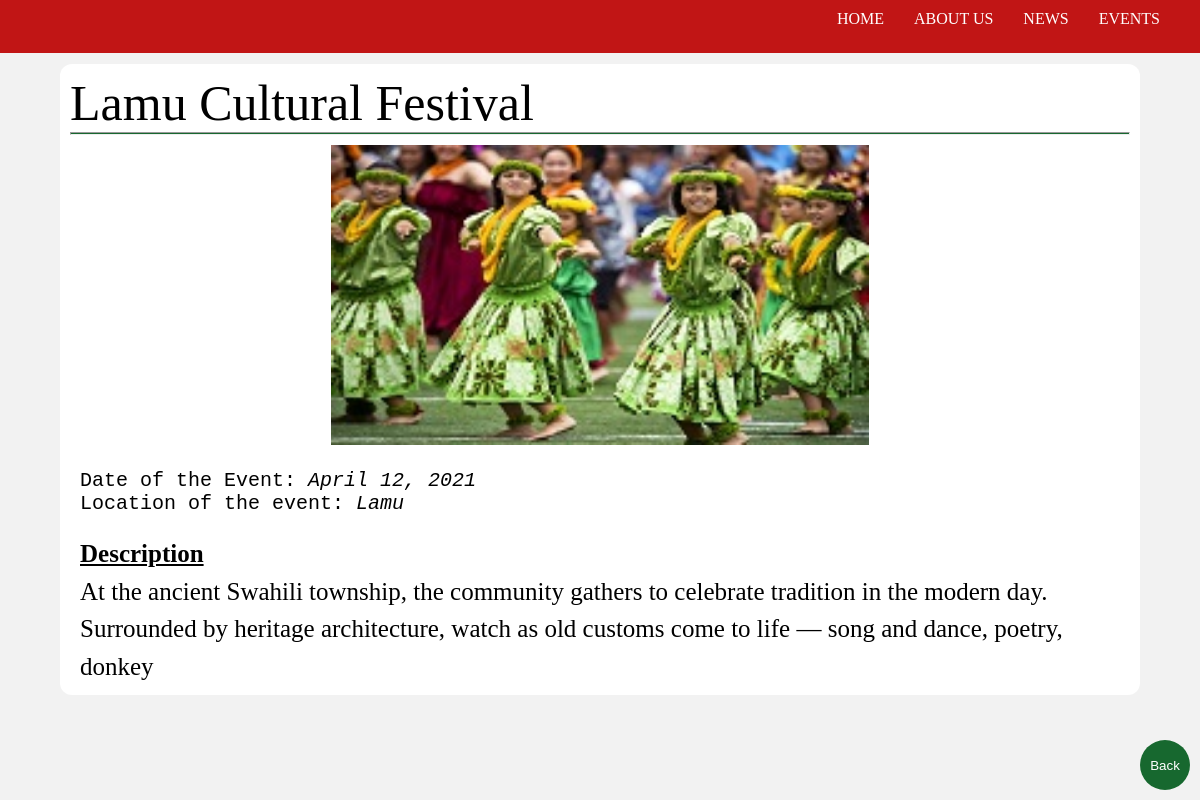
/event_view/6, run on the app's committed database.
### sigoro_web_app/models.py (models this page shows, shortened)
class events_model(models.Model):
    date=models.DateField(auto_created=True,auto_now=True)
    location=models.CharField(max_length=20)
    headline=models.CharField(max_length=50)
    image=models.ImageField(upload_to='events_images')
    description=models.TextField(default='',null=True,)

### sigoro_web_app/views.py (the view)
# urls.py: path('event_view/<int:id>',views.event_view,name='event_view'),
def event_view(request, id):
    event = events_model.objects.get(id=id)
    context = {
        'event': event,
    }
    return render(request, 'event_view.html', context)

### templates/event_view.html
{% extends 'base.html' %}
{% block content %}
{% load static %}
<br>
<br>
<br>
<div class="event_view">
    <div class="event_view_content">
        <div class="event_view_headline">{{event.headline}}</div>
        <hr class="event_view_hr">
        <img class="event_view_img" src="{{event.image.url}}">
        <div class="event_view_loc-date">
            <p>Date of the Event: <i>{{event.date}}</i></p>
            <p>Location of the event: <i>{{event.location}}</i></p>
        </div>
        <div class="event_view_descrition">
            <h4><u>Description</u></h4>
            <p >{{event.description}}</p>
        </div>
        </div>
    <a href="{% url 'events' %}"><button class="float_back_button">Back</button></a>
</div>
{% endblock %}

### sigoro_web_app/static/css/style.css (style rules this page uses)
* { margin: 0px; padding: 0px; box-sizing: border-box; }
body { background-color: #f2f2f2; box-sizing: border-box; }
.float_back_button { right: 10px; bottom: 10px; height: 50px; width: 50px; border-radius: 50%; border: none; background-color: #17682f; color: white; position: fixed; }
.event_view { background-color:#f2f2f2; margin-top: 10px; }
.event_view_content { width:90%; border-radius:12px; background-color:white; margin:auto; padding:10px; }
.event_view_headline { font-size:50px; margin-top:10px margin-bottom:10px }
.event_view_hr { width:100%; height:3px; margin:auto; background-color:#17682f; }
.event_view_img { width:100%; max-height:300px; object-fit:contain; margin-top:10px; margin-bottom:10px; border-radius:10px; }
.event_view_loc-date { font-style:bold; font-family:monospace,sans-serif; font-size:20px; padding:10px; }
.event_view_descrition { margin-top:10px; margin-left:10px; line-height:1.5; font-size:25px; display:block; }

### data on the page
events_model: headline "Lamu Cultural Festival", image (picture), date "April 12, 2021", location "Lamu", description "At the ancient Swahili township, the community gathers to celebrate tradition in the modern day. Surrounded by heritage architecture, watch as old customs come to life — song and dance, poetry, donkey"
